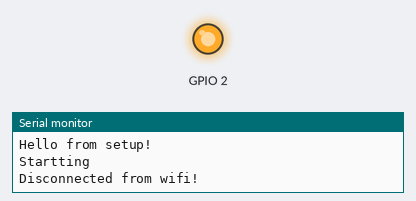
A program run on a simulated ESP32. Parts: output pins drawn as LEDs (lit = HIGH), the last lines printed to the serial monitor. WiFi joins after 1.5 s; servers stay silent unless stated.

Above: at 0.1 s.
At 1.1 s:
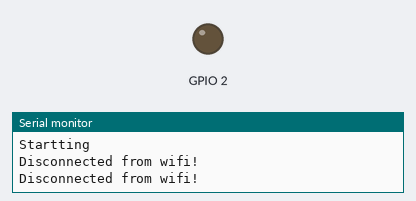
Timing chart, 0 to 3.5 s (numbered marks = the images above):
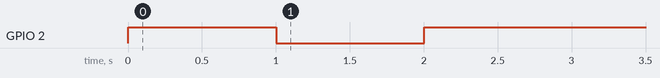

Measured:
- by itself, GPIO 2: LOW → HIGH at 0.00 s, → LOW 1.0 s later, → HIGH 1.0 s later

The program:

main.cpp
```cpp
#include <Arduino.h>
//2.0
//Import wifi library - blocking method
//#include <WiFiMulti.h>
//2.0

//3.0 - Import wifi library - non-blocking method
//Core wifi library
#include <WiFi.h>
//3.0


//Constants for wifi
#define WIFI_SSID "Nokia 7.2"
#define WIFI_PASS "blablabla"

//2.0 - wifi blocking method
//Define wifi object - This is C++ not C
//WiFiMulti wifiMulti;
//2.0

// put function declarations here:
int myFunction(int, int);

void setup() {
  // put your setup code here, to run once:

  //1.0 - Initial setting up to configure an turn on LED

  //Accessing pins
  pinMode(2, OUTPUT);

  // initialize serial communication at 921600 bits per second:
  Serial.begin(921600);
  Serial.println("Hello from setup!");

  //1.0


  //2.0 - Connecting to wifi bloicking method

  //Creating access point to wifi
  //Here we dan have multiple wifi access points
  //If one fails, it will try the next one
  //wifiMulti.addAP(WIFI_SSID, WIFI_PASS);

  // Connecting to wifi
  //This will keep trying to connect to wifi until it is connected
  //If wifi gets disconnected, it will try to reconnect
  // while(wifiMulti.run() != WL_CONNECTED){
  //   delay(1000);
  //   Serial.println("Connecting to wifi...");
  // }

  // Serial.println("Connected to wifi!");

  //2.0

  //3.0 - Connecting to wifi non-blocking method
  //Connecting to wifi
  WiFi.begin(WIFI_SSID, WIFI_PASS);

  Serial.println("Startting");

}

//3.0
bool isConnected = false;

void loop() {

  //1.Initial settin up to configure an turun on LED
  // put your main code here, to run repeatedly:
  //delay(1000);
  //Setting up LED pin to high
  //digitalWrite(2, HIGH);
  //Serial.println("Hello from loop!");
  //delay(1000);
  //Setting up LED pin to low
  //digitalWrite(2, LOW);


  //2. Connecting to wifi
  //digitalWrite(2, WiFi.status() == WL_CONNECTED);
  //2.0

  //3.0 - Connecting to wifi non-blocking method

  //Checking if wifi is connected
  if(WiFi.status() == WL_CONNECTED & !isConnected){
    Serial.println("Connected to wifi!");
    digitalWrite(2, HIGH);
    isConnected = true;
  }

  if(WiFi.status() != WL_CONNECTED ){
    Serial.println("Disconnected from wifi!");
    digitalWrite(2, !digitalRead(2));
    delay(1000);
    isConnected = false;

  }

  //3.0


}

// put function definitions here:
int myFunction(int x, int y) {
  return x + y;
}
```
